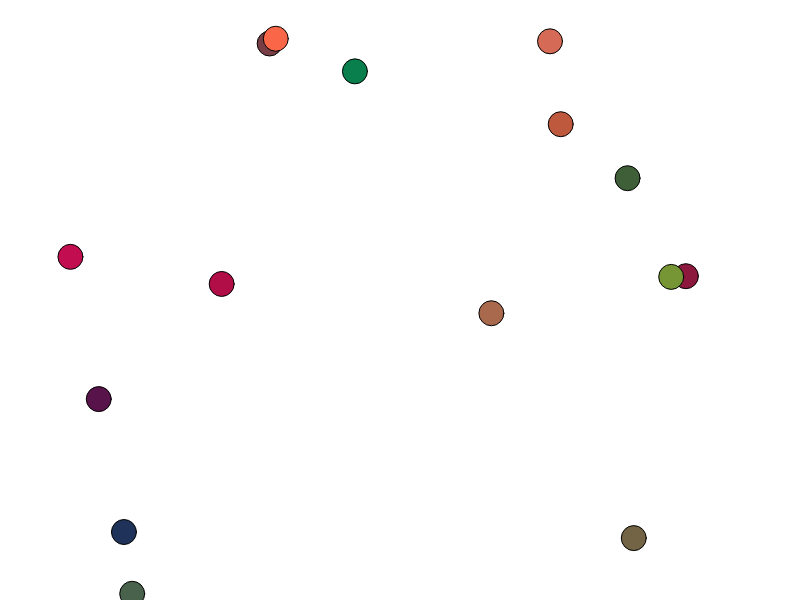
Frame 1 (no input)
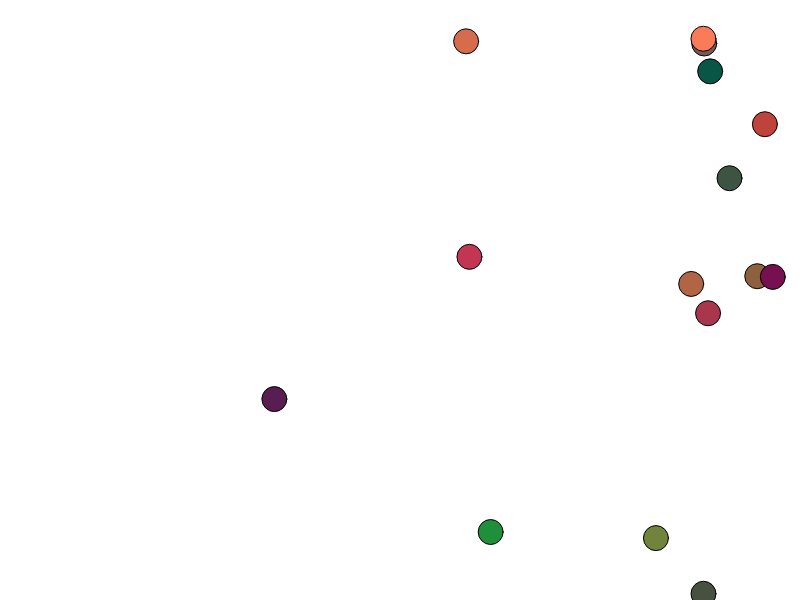
Frame 60 (no input)
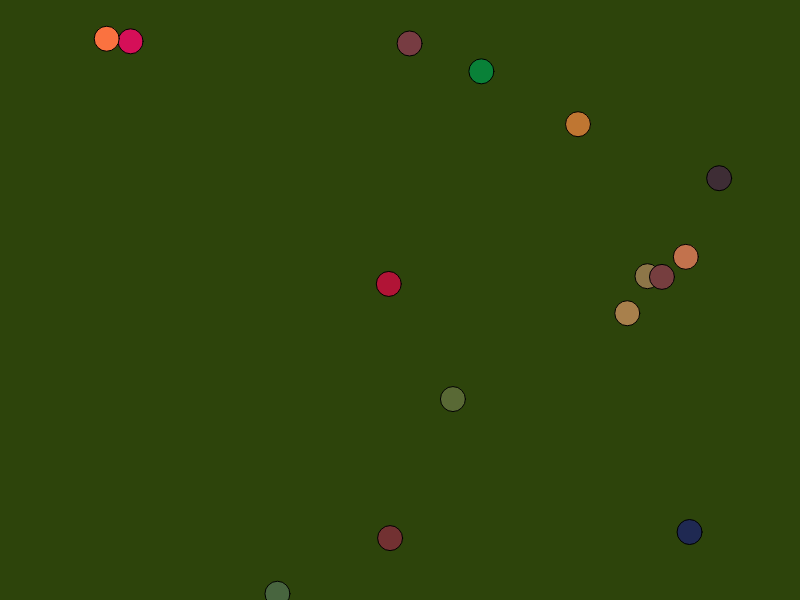
Frame 120 (the mouse pressed at the canvas centre since frame 60)

The p5.js sketch that drew these frames (run headless with seeded random() and noise() and a simulated clock; from frame 60 on, the mouse is pressed at the canvas centre):

// p5.js sketch
// ── sketch.js
var circle = [];
var numObjects = 15;
var speed;

function setup() {
  createCanvas(800, 600);

  //populate the array of objects using a for() loop

  for (var i = 0; i < numObjects; i++) {
    circle[i] = {
      //here we write an object for putting inside the circle array
      x: random(25, width-25),
      y: random(0, height),
      width: 25,
      height: 25,
      color: random(255),
      speed: random(10),

      //display function
      display: function() {
        fill(this.color, random(10, 150, 30), random(50, 90, 0));
        ellipse(this.x, this.y, this.width, this.height);
      },

      //move function
      move: function() {
        this.x = this.x + this.speed;

        if (this.x > (width - this.width)) {
          this.speed = -this.speed;
        }
        if (this.x < (0 + this.width)) {
          this.speed = -this.speed;
        }
      },
    };
  }
}


function draw() {
  background(255);
  
  if (mouseIsPressed) {
    background(random(60,0,50), random(30,100,0), random(0,20,100));
  }

  for (var i = 0; i < numObjects; i++) {
    circle[i].display();
    circle[i].move();
  }



}
